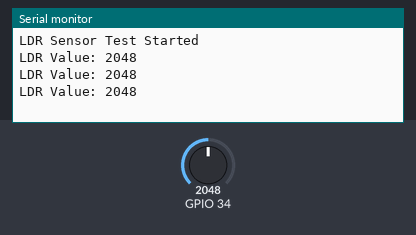
This sketch was run on a simulated ESP32. Shown: the last lines printed to the serial monitor. The test bench sets the inputs (shaded band); at power-on: GPIO 34 = 2048.

Above: at 1.3 s.
1.4 s: GPIO 34 set to 2866
At 1.9 s:
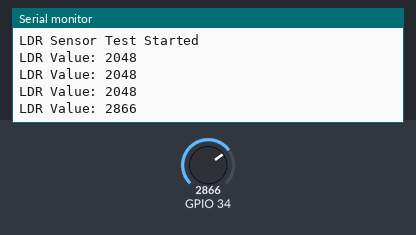
2.9 s: GPIO 34 set to 3603
At 3.4 s:
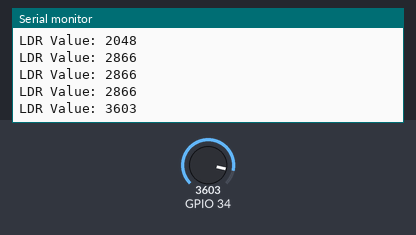
Timing chart, 0 to 5.9 s (numbered marks = the images above; inputs shaded):
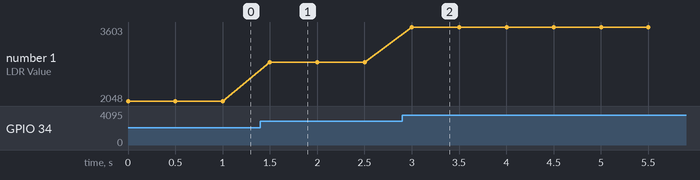

Measured:
- after the input at 1.4 s, the serial monitor: prints a new line after 0.10 s (image 1)
- after the input at 2.9 s, the serial monitor: prints a new line after 0.10 s (image 2)
- plotted number 1: 2048 → 2866 after the input at 1.4 s, 2866 → 3603 after the input at 2.9 s

The sketch:

Test_LDR.ino
```cpp
void setup() {
  Serial.begin(115200);
  // LDR_PIN is 34 (Analog)
  Serial.println("LDR Sensor Test Started");
}

void loop() {
  int ldrValue = analogRead(34);
  Serial.print("LDR Value: ");
  Serial.println(ldrValue);
  delay(500);
}
```
